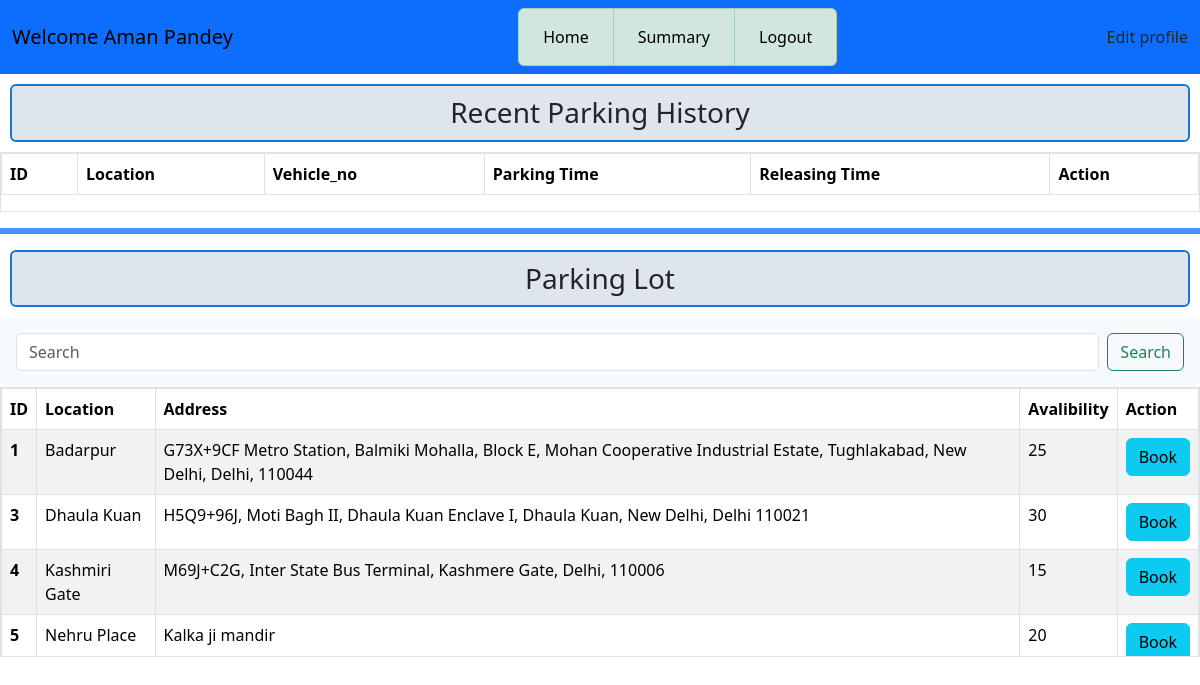
/user_dashboard/1, run on the app's committed database.
### application/models.py (models this page shows)
class Users(db.Model):
    id = db.Column(db.Integer, primary_key=True, autoincrement=True)
    email = db.Column(db.String(50), unique=True, nullable=False)
    password = db.Column(db.String(50), nullable=False)
    fullname = db.Column(db.String(50), nullable=False)
    address = db.Column(db.String(400), nullable=False)
    pincode = db.Column(db.String(10), nullable=False)
    type = db.Column(db.String(10), nullable=False, default="user")  # 'user' or 'admin'

class Spots(db.Model):
    id = db.Column(db.String, primary_key=True)
    lot_id = db.Column(db.Integer, db.ForeignKey('lots.id'), nullable=False)
    status = db.Column(db.String, default="Available") # Available or Unavailable

class Lots(db.Model):
    id = db.Column(db.Integer, primary_key=True , autoincrement=True)
    location = db.Column(db.String(200), unique=True, nullable=False)
    price = db.Column(db.Integer, nullable=False)
    available_spots = db.Column(db.Integer, nullable=False)
    total_spots = db.Column(db.Integer, nullable=False)
    address = db.Column(db.String(400), nullable=False)
    pincode = db.Column(db.String(10), nullable=False)
    details = db.relationship('Spots', backref='lot', cascade="all, delete-orphan")

### application/controllers.py (the view)
@app.route('/user_dashboard/<user_id>', methods=['GET','POST'])
def user_dashboard(user_id):
    this_user = Users.query.filter_by(id=user_id).first()
    reserve = Reserve.query.filter_by(user_id=user_id).order_by(Reserve.start_time.desc()).limit(3).all()
    search = request.form.get('search') if request.method == 'POST' else None
    if search:
        this_lot = Lots.query.filter(Lots.location.contains(search)).all()
    else:
        this_lot = Lots.query.all()
    avail_spot = []
    for lot in this_lot:
        spot = Spots.query.filter_by(lot_id=lot.id, status="Available").first()
        if spot:
            avail_spot.append({'lot': lot, 'spot': spot.id})
    return render_template('user_dash.html', this_user=this_user, this_lot=this_lot, avail_spot=avail_spot, reserve=reserve)

### templates/user_dash.html (shortened to what this page needs)
<!DOCTYPE html>
<html lang="en">
<head>
    <link rel="stylesheet" href="/static/css/style.css">
    <link href="https://cdn.jsdelivr.net/npm/bootstrap@5.3.7/dist/css/bootstrap.min.css" rel="stylesheet">
</head>
<body>
    <div id ="main">
        <div id ="canvas" class="overflow-auto">
            <nav class="navbar navbar-expand-lg bg-primary">
                <div class="container-fluid">
                    <div class="navbar-brand" >Welcome {{this_user.fullname}}</div>
                    <div class="collapse navbar-collapse" id="navbarSupportedContent">
                        <ul class="navbar-nav mx-auto mb-2 mb-lg-0 list-group list-group-horizontal text-center">
                            <li class="nav-item list-group-item  list-group-item-success">
                                <a class="nav-link active" aria-current="page" href="/user_dashboard/{{this_user.id}}">Home</a>
                            </li>
                            <li class="nav-item list-group-item  list-group-item-success">
                                <a class="nav-link active" aria-current="page" href="/user_summary/{{this_user.id}}">Summary</a>
                            </li>
                            <li class="nav-item list-group-item  list-group-item-success">
                                <a class="nav-link active" aria-current="page" href="/login">Logout</a>
                            </li>
                        </ul>
                        <a class="nav-link active" aria-current="page" href="/edit_profile/{{this_user.id}}">Edit profile</a>
                    </div>
                </div>
            </nav>
            <div class ="top-section">
                <div id ="content" class="overflow-auto">
                        <h3 class="heading">Recent Parking History</h3>
                        <div id="table1" class="border" style="max-height:150px;overflow-y: scroll;">
                        <table class="table table-striped table-bordered" >
                            <thead>
                                <tr>
                                    <th scope="col">ID</th>
                                    <th scope="col">Location</th>
                                    <th scope="col">Vehicle_no</th>
                                    <th scope="col">Parking Time</th>
                                    <th scope="col">Releasing Time</th>
                                    <th scope="col">Action</th>
                                </tr>
                            </thead>
                        </table>
                        </div>
                </div>
            </div>
            <hr class="border border-primary border-3 opacity-75">
            <div class ="bottom-section">
                <div id="content2" >
                    <h3 class="heading">Parking Lot</h3>
                    <form class="d-flex" role="search" method="POST">
                                <input class="form-control me-2" type="search" name="search" placeholder="Search" aria-label="Search"/>
                                <button class="btn btn-outline-success" type="submit">Search</button>
                    </form>
                    <div id="table2" class="border" style="max-height: 270px;overflow-y: scroll;">
                    <table class="table table-striped table-bordered" class="overflow-auto">
                        <thead>
                            <tr>
                                <th scope="col">ID</th>
                                <th scope="col">Location</th>
                                <th scope="col">Address</th>
                                <th scope="col">Avalibility</th>
                                <th scope="col">Action</th>
                            </tr>
                        </thead>
                            <tbody>
                            {% for item in avail_spot %}
                                <tr>
                                    <th scope="row">{{item.lot.id}}</th>
                                    <td>{{item.lot.location}}</td>
                                    <td>{{item.lot.address}}</td>
                                    <td>{{item.lot.available_spots}}</td>
                                    <td>
                                        {% if item.spot %}
                                        <a href ='/book_spot/{{this_user.id}}/{{item.lot.id}}/{{item.spot}}' type="button" class="btn btn-info">Book</a>
                                        {% else %}
                                        <span class="text-danger">No spot available</span>
                                        {% endif %}
                                    </td>
                                </tr>
                            {% endfor %}
                            </tbody>
                    </table>
                    </div>
                </div>
            </div>
        </div>
    </div>
</body>
</html>

### static/css/style.css (style rules this page uses)
body { background: #d6d9e6; font-family: Arial, sans-serif; }
.heading { margin:3px; text-align: center; padding-left: 3px; margin: 10px; border: 2px solid #1976d2; padding: 10px; border-radius: 6px; margin-bottom: 10px; background: #dee5ec; }
.d-flex { border-radius: 8px; padding: 16px; background: #f7fafd; }

### data on the page
Users: fullname "Aman Pandey"
Spots: lot.id "1", lot.location "Badarpur", lot.address "G73X+9CF Metro Station, Balmiki Mohalla, Block E, Mohan Cooperative Industrial Estate, Tughlakabad, New Delhi, Delhi, 110044", lot.available_spots "25"
Spots: lot.id "3", lot.location "Dhaula Kuan", lot.address "H5Q9+96J, Moti Bagh II, Dhaula Kuan Enclave I, Dhaula Kuan, New Delhi, Delhi 110021", lot.available_spots "30"
Spots: lot.id "4", lot.location "Kashmiri Gate", lot.address "M69J+C2G, Inter State Bus Terminal, Kashmere Gate, Delhi, 110006", lot.available_spots "15"
Spots: lot.id "5", lot.location "Nehru Place", lot.address "Kalka ji mandir", lot.available_spots "20"
